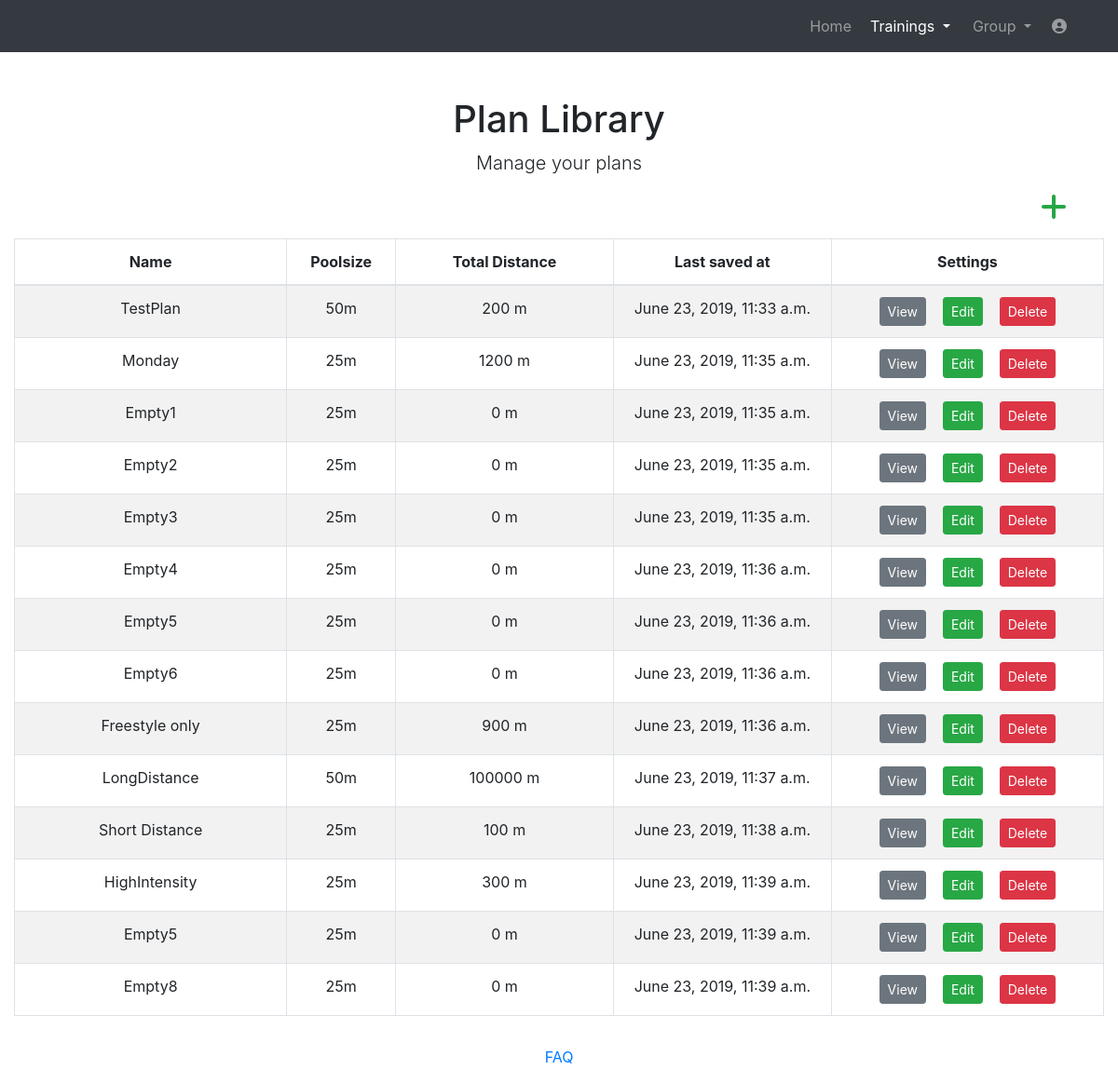
The app's page /website/manageplans (signed in) with its own data.
### website/models.py (models this page shows)
class Plan(models.Model):
    name = models.CharField(max_length=128)
    size = models.CharField(max_length=30)
    totaldistance = models.IntegerField(default=0)
    saved_at = models.DateTimeField(auto_now=True)
    user = models.ForeignKey(User, on_delete=models.CASCADE)

### website/views_loggedin.py (the view)
# urls.py: path('manageplans', views_loggedin.manageplans, name='manageplans'),
@login_required
def manageplans(request):
    user = request.user
    plans = Plan.objects.filter(user=user)
    return render(request, 'manageplans.html', context={'obj': plans})

### templates/manageplans.html (shortened to what this page needs)
<!DOCTYPE html>
<html lang="en">
<head>
  {% load static %}
  <link href="{% static 'vendor/bootstrap/css/bootstrap.min.css' %}" rel="stylesheet">
  <link media="screen" href="{% static 'css/plan.css' %}" rel="stylesheet">
  <link href="{% static 'vendor/fontawesome-free/css/all.min.css' %}" rel="stylesheet" type="text/css">
  <link href="//netdna.bootstrapcdn.com/font-awesome/3.2.1/css/font-awesome.css" rel="stylesheet">
</head>
<body>
  <nav class="navbar navbar-expand-lg navbar-dark bg-dark static-top">
    <div class="container">
      <div class="collapse navbar-collapse" id="navbarResponsive">
        <ul class="navbar-nav ml-auto">
          <li class="nav-item ">
            <a class="nav-link" href="home">Home</a>
          </li>
		  <li class="nav-item dropdown no-arrow mx-1 active">
			<a class="nav-link dropdown-toggle" href="#" id="messagesDropdown" role="button" data-toggle="dropdown" aria-haspopup="true" aria-expanded="false">
					Trainings
			</a>
		  </li>
          <li class="nav-item dropdown no-arrow mx-1">
			<a class="nav-link dropdown-toggle" href="#" id="messagesDropdown" role="button" data-toggle="dropdown" aria-haspopup="true" aria-expanded="false">
					Group
			</a>
		  </li>
		   <li class="nav-item dropdown no-arrow">
			<a class="nav-link " href="#" id="userDropdown" role="button" data-toggle="dropdown" aria-haspopup="true" aria-expanded="false">
			  <i class="fas fa-user-circle fa-fw"></i>
			</a>
		  </li>
        </ul>
      </div>
    </div>
  </nav>
  <div class="container">
    <div class="row">
      <div class="col-lg-12 text-center">
        <h1 class="mt-5">Plan Library</h1>
        <p class="lead">Manage your plans</p>
      </div>
    </div>
  </div>
  <div class="container" style="max-width: 1340px;">
    {% include 'manageplanstable.html' %}
  </div>
    <footer class="page-footer font-small blue">
      <div class="footer-copyright text-center py-3">
        <a href="help"> FAQ</a>
      </div>
    </footer>
</body>
</html>

### templates/manageplanstable.html (shortened to what this page needs)
{% load static %}
    <div>
      <div >
        <div id="table" class="table-editable">
          <span class="table-add float-right mb-3 mr-2">
              <a href="{% url 'newplan' %}" class="text-success" style="margin-right: 2.0rem !important;">
                <i class="fas fa-plus fa-2x" aria-hidden="true"></i>
              </a>
          </span>
          <table id="mytable" class="table table-bordered table-responsive-md table-striped text-center">
            <thead>
              <tr>
                <th class="text-center" style="width:25%;">Name</th>
                <th class="text-center" style="width:10%;">Poolsize</th>
                <th class="text-center" style="width:20%;">Total Distance</th>
                <th class="text-center" style="width:20%;">Last saved at</th>
                <th class="text-center" style="width:25%;">Settings</th>
              </tr>
            </thead>
            <tbody>
            {% for b in obj %}
              <tr>
                <td>{{ b.name }}</td>
                <td>{{ b.size }}</td>
                <td>{{ b.totaldistance }} m</td>
                <td>{{ b.saved_at }}</td>
                <td>
                  <a href="{% url 'showplan' plan_id=b.pk %}" class="btn btn-secondary btn-rounded btn-sm my-0" style="padding-left: 3%; padding-right:3%; margin-right:5%;" >View</a>
                  <a href="{% url 'alterplan' plan_id=b.pk %}" class="btn btn-success btn-rounded btn-sm my-0" style="padding-left: 3%; padding-right:3%; margin-right:5%;" >Edit</a>
                  <span>
                    <a href="" class="btn btn-danger btn-rounded btn-sm my-0"  data-toggle="modal" data-target="#deleteModal{{b.pk}}" >Delete</a>
                  </span>
                </td>
              </tr>
             {% endfor %}
            </tbody>
          </table>
        </div>
      </div>
    </div>

### records on screen
Plan: name "TestPlan", size "50m", totaldistance "200", saved_at "June 23, 2019, 11:33 a.m."
Plan: name "Monday", size "25m", totaldistance "1200", saved_at "June 23, 2019, 11:35 a.m."
Plan: name "Empty1", size "25m", totaldistance "0", saved_at "June 23, 2019, 11:35 a.m."
Plan: name "Empty2", size "25m", totaldistance "0", saved_at "June 23, 2019, 11:35 a.m."
Plan: name "Empty3", size "25m", totaldistance "0", saved_at "June 23, 2019, 11:35 a.m."
Plan: name "Empty4", size "25m", totaldistance "0", saved_at "June 23, 2019, 11:36 a.m."
Plan: name "Empty5", size "25m", totaldistance "0", saved_at "June 23, 2019, 11:36 a.m."
Plan: name "Empty6", size "25m", totaldistance "0", saved_at "June 23, 2019, 11:36 a.m."
Plan: name "Freestyle only", size "25m", totaldistance "900", saved_at "June 23, 2019, 11:36 a.m."
Plan: name "LongDistance", size "50m", totaldistance "100000", saved_at "June 23, 2019, 11:37 a.m."
Plan: name "Short Distance", size "25m", totaldistance "100", saved_at "June 23, 2019, 11:38 a.m."
Plan: name "HighIntensity", size "25m", totaldistance "300", saved_at "June 23, 2019, 11:39 a.m."
Plan: name "Empty5", size "25m", totaldistance "0", saved_at "June 23, 2019, 11:39 a.m."
Plan: name "Empty8", size "25m", totaldistance "0", saved_at "June 23, 2019, 11:39 a.m."
